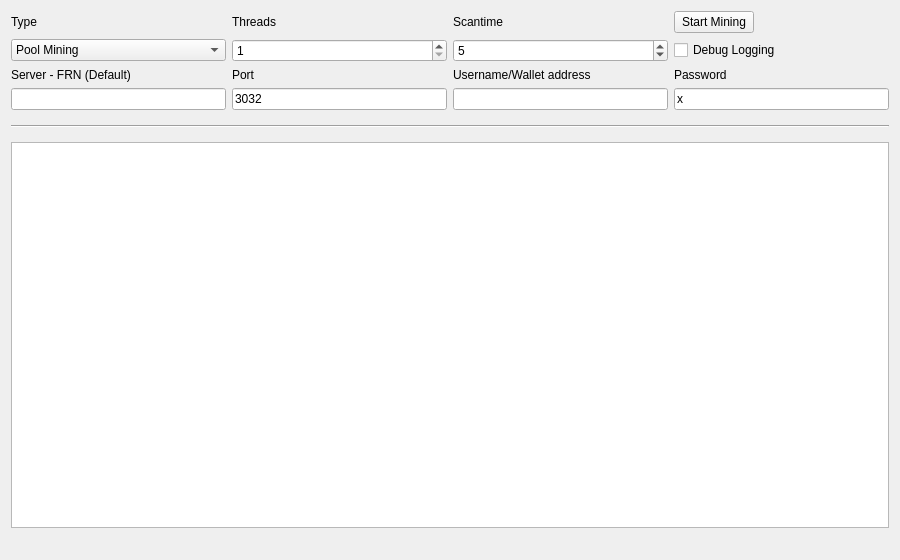
<?xml version="1.0" encoding="UTF-8"?>
<ui version="4.0">
 <class>MiningPage</class>
 <widget class="QWidget" name="MiningPage">
  <property name="geometry">
   <rect>
    <x>0</x>
    <y>0</y>
    <width>900</width>
    <height>560</height>
   </rect>
  </property>
  <property name="windowTitle">
   <string>Mining</string>
  </property>
  <layout class="QGridLayout" name="gridLayout">
   <property name="sizeConstraint">
    <enum>QLayout::SetMaximumSize</enum>
   </property>
     <property name="geometry">
   <rect>
    <x>0</x>
    <y>0</y>
    <width>500</width>
    <height>450</height>
   </rect>
   </property>
   <item row="6" column="3">
    <widget class="QLabel" name="usernameLabel">
     <property name="enabled">
      <bool>true</bool>
     </property>
     <property name="text">
      <string>Username/Wallet address</string>
     </property>
    </widget>
   </item>
   <item row="6" column="1">
    <widget class="QLabel" name="serverLabel">
     <property name="enabled">
      <bool>true</bool>
     </property>
     <property name="text">
      <string>Server - FRN (Default)</string>
     </property>
    </widget>
   </item>
   <item row="6" column="4">
    <widget class="QLabel" name="passwordLabel">
     <property name="enabled">
      <bool>true</bool>
     </property>
     <property name="text">
      <string>Password</string>
     </property>
    </widget>
   </item>
   <item row="6" column="2">
    <widget class="QLabel" name="portLabel">
     <property name="enabled">
      <bool>true</bool>
     </property>
     <property name="text">
      <string>Port</string>
     </property>
    </widget>
   </item>
   <item row="14" column="1" colspan="2">
    <widget class="QLabel" name="shareCount">
     <property name="font">
      <font>
       <pointsize>10</pointsize>
       <weight>75</weight>
       <bold>true</bold>
      </font>
     </property>
     <property name="text">
      <string/>
     </property>
    </widget>
   </item>
   <item row="3" column="3">
    <widget class="QLabel" name="scantimeLabel">
     <property name="enabled">
      <bool>true</bool>
     </property>
     <property name="layoutDirection">
      <enum>Qt::LeftToRight</enum>
     </property>
     <property name="text">
      <string>Scantime</string>
     </property>
    </widget>
   </item>
   <item row="3" column="2">
    <widget class="QLabel" name="threadsLabel">
     <property name="enabled">
      <bool>true</bool>
     </property>
     <property name="text">
      <string>Threads</string>
     </property>
    </widget>
   </item>
      <item row="3" column="1">
    <widget class="QLabel" name="typeLabel">
     <property name="text">
      <string>Type</string>
     </property>
    </widget>
   </item>
      <item row="14" column="3" colspan="2">
    <widget class="QLabel" name="mineSpeedLabel">
     <property name="sizePolicy">
      <sizepolicy hsizetype="Preferred" vsizetype="Preferred">
       <horstretch>0</horstretch>
       <verstretch>0</verstretch>
      </sizepolicy>
     </property>
     <property name="font">
      <font>
       <pointsize>10</pointsize>
       <weight>75</weight>
       <bold>true</bold>
      </font>
     </property>
     <property name="text">
      <string/>
     </property>
     <property name="alignment">
      <set>Qt::AlignRight|Qt::AlignTrailing|Qt::AlignVCenter</set>
     </property>
    </widget>
   </item>
      <item row="7" column="3">
    <widget class="QLineEdit" name="usernameLine">
     <property name="enabled">
      <bool>true</bool>
     </property>
      <property name="toolTip">
       <string>Copy the your wallet address here</string>
     </property>
    </widget>
   </item>
      <item row="7" column="1">
    <widget class="QLineEdit" name="serverLine">
     <property name="enabled">
      <bool>true</bool>
     </property>    
	 </widget>
   </item>
   <item row="4" column="4">
    <widget class="QCheckBox" name="debugCheckBox">
     <property name="text">
      <string>Debug Logging</string>
     </property>
    </widget>
   </item>
   <item row="3" column="4">
    <widget class="QPushButton" name="startButton">
     <property name="sizePolicy">
      <sizepolicy hsizetype="Fixed" vsizetype="Fixed">
       <horstretch>0</horstretch>
       <verstretch>0</verstretch>
      </sizepolicy>
     </property>
     <property name="text">
      <string>Start Mining</string>
     </property>
    </widget>
   </item>
   <item row="8" column="1" colspan="4">
    <widget class="Line" name="line">
     <property name="sizePolicy">
      <sizepolicy hsizetype="Minimum" vsizetype="Fixed">
       <horstretch>0</horstretch>
       <verstretch>0</verstretch>
      </sizepolicy>
     </property>
     <property name="minimumSize">
      <size>
       <width>0</width>
       <height>20</height>
      </size>
     </property>
     <property name="orientation">
      <enum>Qt::Horizontal</enum>
     </property>
    </widget>
   </item>
   <item row="4" column="2">
    <widget class="QSpinBox" name="threadsBox">
     <property name="enabled">
      <bool>true</bool>
     </property>
     <property name="minimum">
      <number>1</number>
     </property>
     <property name="maximum">
      <number>99</number>
     </property>
     <property name="singleStep">
      <number>1</number>
     </property>
    </widget>
   </item>
   <item row="4" column="1">
    <widget class="QComboBox" name="typeBox">
     <property name="editable">
      <bool>false</bool>
     </property>
     <property name="currentIndex">
      <number>0</number>
     </property>
     <item>
      <property name="text">
       <string>Pool Mining</string>
      </property>
     </item>
     <item>
      <property name="text">
       <string>Solo Mining</string>
      </property>
     </item>
    </widget>
   </item>
   <item row="4" column="3">
    <widget class="QSpinBox" name="scantimeBox">
     <property name="enabled">
      <bool>true</bool>
     </property>
     <property name="minimum">
      <number>1</number>
     </property>
     <property name="value">
      <number>5</number>
     </property>
    </widget>
   </item>
   <item row="7" column="2">
    <widget class="QLineEdit" name="portLine">
     <property name="enabled">
      <bool>true</bool>
     </property>
     <property name="text">
      <string>3032</string>
     </property>
     <property name="value" stdset="0">
      <number>3032</number>
     </property>
    </widget>
   </item>
   <item row="7" column="4">
    <widget class="QLineEdit" name="passwordLine">
     <property name="enabled">
      <bool>true</bool>
     </property>
	  <property name="text">
      <string>x</string>
     </property>
    </widget>
   </item>

      <item row="13" column="1" colspan="4">
    <widget class="QListWidget" name="list">
     <property name="autoScrollMargin">
      <number>100000</number>
     </property>
     <property name="dragDropMode">
      <enum>QAbstractItemView::DragOnly</enum>
     </property>
     <property name="selectionMode">
      <enum>QAbstractItemView::NoSelection</enum>
     </property>
     <property name="movement">
      <enum>QListView::Snap</enum>
     </property>
     <property name="batchSize">
      <number>10</number>
     </property>
    </widget>
   </item>
  </layout>
 </widget>
 <layoutdefault spacing="6" margin="11"/>
 <tabstops>
  <tabstop>startButton</tabstop>
  <tabstop>typeBox</tabstop>
  <tabstop>threadsBox</tabstop>
  <tabstop>scantimeBox</tabstop>
  <tabstop>serverLine</tabstop>
  <tabstop>portLine</tabstop>
  <tabstop>usernameLine</tabstop>
  <tabstop>passwordLine</tabstop>
  <tabstop>debugCheckBox</tabstop>
  <tabstop>list</tabstop>
 </tabstops>
 <resources/>
 <connections/>
</ui>
